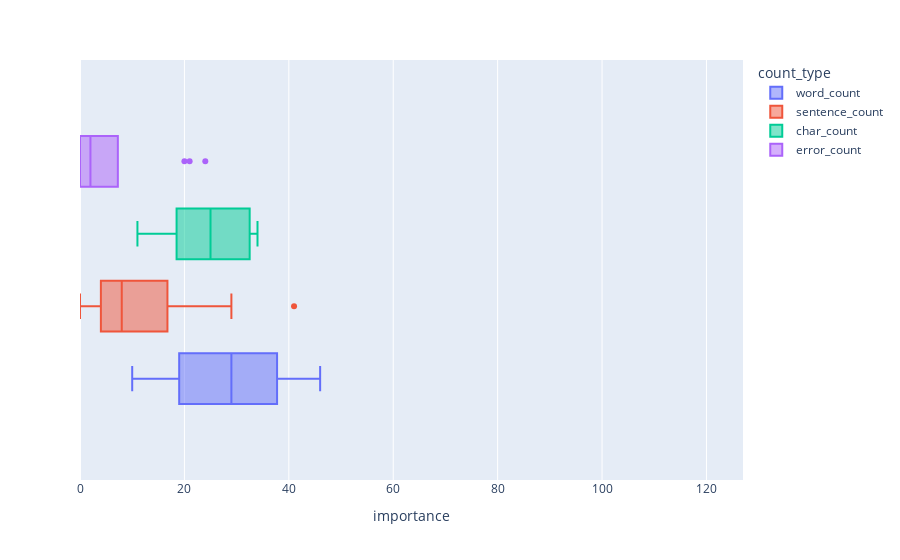

The cell this chart's notebook holds for it:
### Code cell
px.box(
    paragraph_features,
    x="importance",
    color="count_type",
    range_x=(df.importance.min(), df.importance.max()),
)

### Figure 1 — Plotly figure (JSON) as saved in the notebook; plotly's stock layout.template omitted (floating-point values rounded to 4 significant figures)
{"data": [{"alignmentgroup": "True", "hovertemplate": "count_type=word_count<br>importance=%{x}<extra></extra>", "legendgroup": "word_count", "marker": {"color": "#636efa"}, "name": "word_count", "notched": false, "offsetgroup": "word_count", "orientation": "h", "showlegend": true, "type": "box", "x": [46, 35, 29, 22, 10], "x0": " ", "xaxis": "x", "y0": " ", "yaxis": "y"}, {"alignmentgroup": "True", "hovertemplate": "count_type=sentence_count<br>importance=%{x}<extra></extra>", "legendgroup": "sentence_count", "marker": {"color": "#EF553B"}, "name": "sentence_count", "notched": false, "offsetgroup": "sentence_count", "orientation": "h", "showlegend": true, "type": "box", "x": [41, 29, 28, 13, 11, 11, 8, 7, 5, 4, 4, 0, 0], "x0": " ", "xaxis": "x", "y0": " ", "yaxis": "y"}, {"alignmentgroup": "True", "hovertemplate": "count_type=char_count<br>importance=%{x}<extra></extra>", "legendgroup": "char_count", "marker": {"color": "#00cc96"}, "name": "char_count", "notched": false, "offsetgroup": "char_count", "orientation": "h", "showlegend": true, "type": "box", "x": [34, 32, 25, 21, 11], "x0": " ", "xaxis": "x", "y0": " ", "yaxis": "y"}, {"alignmentgroup": "True", "hovertemplate": "count_type=error_count<br>importance=%{x}<extra></extra>", "legendgroup": "error_count", "marker": {"color": "#ab63fa"}, "name": "error_count", "notched": false, "offsetgroup": "error_count", "orientation": "h", "showlegend": true, "type": "box", "x": [24, 21, 20, 3, 3, 2, 2, 1, 1, 0, 0, 0, 0], "x0": " ", "xaxis": "x", "y0": " ", "yaxis": "y"}], "layout": {"boxmode": "group", "legend": {"title": {"text": "count_type"}, "tracegroupgap": 0}, "margin": {"t": 60}, "xaxis": {"anchor": "y", "domain": [0, 1], "range": [0, 127], "title": {"text": "importance"}}, "yaxis": {"anchor": "x", "domain": [0, 1]}}}
